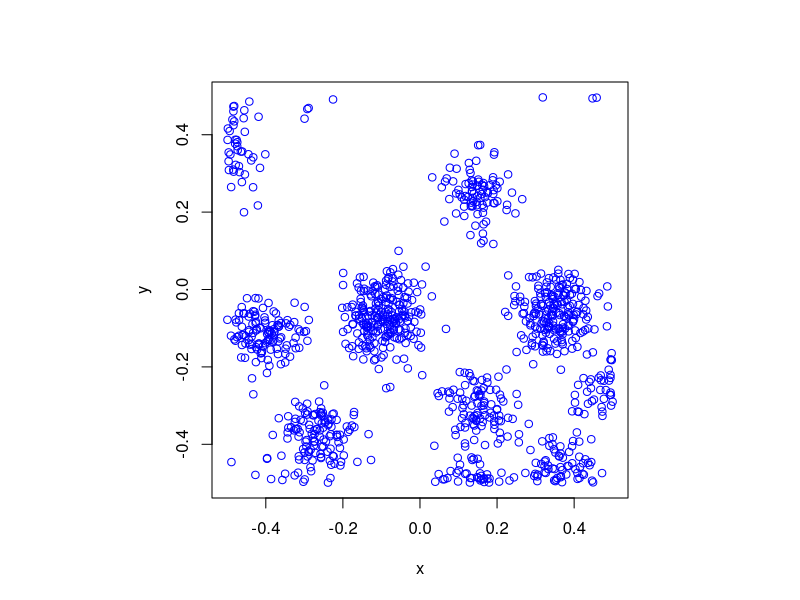

Source code (R): (Note: this script raises an error after producing the figure.)
#Simulate a Thomas cluster point process on a rectangle.
#Author: H. Paul Keeler, 2018.

#Simulation window parameters
xMin=-.5;
xMax=.5;
yMin=-.5;
yMax=.5;

#Parameters for the parent and daughter point processes
lambdaParent=10;#density of parent Poisson point process
lambdaDaughter=100;#mean number of points in each cluster
sigma=0.05; #sigma for normal variables (ie random locations) of daughters

#Extended simulation windows parameters
rExt=6*sigma; #extension parameter 
#for rExt, use factor of deviation sigma eg 5 or 6
xMinExt=xMin-rExt;
xMaxExt=xMax+rExt;
yMinExt=yMin-rExt;
yMaxExt=yMax+rExt;
#rectangle dimensions
xDeltaExt=xMaxExt-xMinExt;
yDeltaExt=yMaxExt-yMinExt;
areaTotalExt=xDeltaExt*yDeltaExt; #area of extended rectangle

#Simulate Poisson point process for the parents
numbPointsParent=rpois(1,areaTotalExt*lambdaParent);#Poisson number of points
#x and y coordinates of Poisson points for the parent
xxParent=xMinExt+xDeltaExt*runif(numbPointsParent);
yyParent=yMinExt+yDeltaExt*runif(numbPointsParent);

#Simulate Poisson point process for the daughters (ie final poiint process)
numbPointsDaughter=rpois(numbPointsParent,lambdaDaughter); 
numbPoints=sum(numbPointsDaughter); #total number of points

#Generate the (relative) locations in Cartesian coordinates by 
#simulating independent normal variables
xx0=rnorm(numbPoints,0,sigma);
yy0=rnorm(numbPoints,0,sigma);

#replicate parent points (ie centres of disks/clusters)
xx=rep(xxParent,numbPointsDaughter);
yy=rep(yyParent,numbPointsDaughter);

#translate points (ie parents points are the centres of cluster disks)
xx=xx+xx0;
yy=yy+yy0;

#thin points if outside the simulation window
booleInside=((xx>=xMin)&(xx<=xMax)&(yy>=yMin)&(yy<=yMax));
#retain points inside simulation window
xx=xx[booleInside]; 
yy=yy[booleInside]; 

#Plotting
par(pty="s")
plot(xx,yy,'p',xlab='x',ylab='y',col='blue');

library(spatstat);
#Simulate and plot (in one line) Matern cluster point process 
plot(rMatClust(lambdaParent,radiusCluster,lambdaDaughter,c(xMin,xMax,yMin,yMax)));
